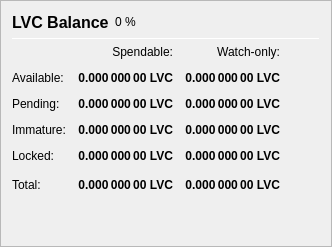
                   <widget class="QFrame" name="frame_Balances">
                    <property name="frameShape">
                     <enum>QFrame::StyledPanel</enum>
                    </property>
                    <property name="frameShadow">
                     <enum>QFrame::Raised</enum>
                    </property>
                    <layout class="QVBoxLayout" name="verticalLayout_4">
                     <item>
                      <layout class="QHBoxLayout" name="horizontalLayout_4">
                       <item>
                        <widget class="QLabel" name="label_5">
                         <property name="minimumSize">
                          <size>
                           <width>0</width>
                           <height>20</height>
                          </size>
                         </property>
                         <property name="font">
                          <font>
                           <pointsize>12</pointsize>
                           <weight>75</weight>
                           <bold>true</bold>
                          </font>
                         </property>
                         <property name="text">
                          <string>LVC Balance</string>
                         </property>
                        </widget>
                       </item>
                       <item>
                        <widget class="QLabel" name="labelLVCPercent">
                         <property name="text">
                          <string notr="true">0 %</string>
                         </property>
                        </widget>
                       </item>
                       <item>
                        <spacer name="horizontalSpacer_3">
                         <property name="orientation">
                          <enum>Qt::Horizontal</enum>
                         </property>
                         <property name="sizeHint" stdset="0">
                          <size>
                           <width>40</width>
                           <height>20</height>
                          </size>
                         </property>
                        </spacer>
                       </item>
                      </layout>
                     </item>
                     <item>
                      <widget class="Line" name="line_Balance">
                       <property name="minimumSize">
                        <size>
                         <width>0</width>
                         <height>1</height>
                        </size>
                       </property>
                       <property name="maximumSize">
                        <size>
                         <width>16777215</width>
                         <height>1</height>
                        </size>
                       </property>
                       <property name="orientation">
                        <enum>Qt::Horizontal</enum>
                       </property>
                      </widget>
                     </item>
                     <item>
                      <layout class="QGridLayout" name="gridLayout">
                       <property name="spacing">
                        <number>12</number>
                       </property>
                       <item row="0" column="1">
                        <widget class="QLabel" name="labelSpendable">
                         <property name="text">
                          <string>Spendable:</string>
                         </property>
                         <property name="alignment">
                          <set>Qt::AlignRight|Qt::AlignTrailing|Qt::AlignVCenter</set>
                         </property>
                        </widget>
                       </item>
                       <item row="0" column="2">
                        <widget class="QLabel" name="labelWatchonly">
                         <property name="text">
                          <string>Watch-only:</string>
                         </property>
                         <property name="alignment">
                          <set>Qt::AlignRight|Qt::AlignTrailing|Qt::AlignVCenter</set>
                         </property>
                        </widget>
                       </item>
                       <item row="1" column="0">
                        <widget class="QLabel" name="labelBalanceText">
                         <property name="text">
                          <string>Available:</string>
                         </property>
                        </widget>
                       </item>
                       <item row="1" column="1">
                        <widget class="QLabel" name="labelBalance">
                         <property name="font">
                          <font>
                           <weight>75</weight>
                           <bold>true</bold>
                          </font>
                         </property>
                         <property name="cursor">
                          <cursorShape>IBeamCursor</cursorShape>
                         </property>
                         <property name="toolTip">
                          <string>Your current spendable balance</string>
                         </property>
                         <property name="text">
                          <string notr="true">0.000 000 00 LVC</string>
                         </property>
                         <property name="alignment">
                          <set>Qt::AlignRight|Qt::AlignTrailing|Qt::AlignVCenter</set>
                         </property>
                         <property name="textInteractionFlags">
                          <set>Qt::LinksAccessibleByMouse|Qt::TextSelectableByKeyboard|Qt::TextSelectableByMouse</set>
                         </property>
                        </widget>
                       </item>
                       <item row="1" column="2">
                        <widget class="QLabel" name="labelWatchAvailable">
                         <property name="font">
                          <font>
                           <weight>75</weight>
                           <bold>true</bold>
                          </font>
                         </property>
                         <property name="cursor">
                          <cursorShape>IBeamCursor</cursorShape>
                         </property>
                         <property name="toolTip">
                          <string>Your current balance in watch-only addresses</string>
                         </property>
                         <property name="text">
                          <string notr="true">0.000 000 00 LVC</string>
                         </property>
                         <property name="alignment">
                          <set>Qt::AlignRight|Qt::AlignTrailing|Qt::AlignVCenter</set>
                         </property>
                         <property name="textInteractionFlags">
                          <set>Qt::LinksAccessibleByMouse|Qt::TextSelectableByKeyboard|Qt::TextSelectableByMouse</set>
                         </property>
                        </widget>
                       </item>
                       <item row="2" column="0">
                        <widget class="QLabel" name="labelPendingText">
                         <property name="text">
                          <string>Pending:</string>
                         </property>
                        </widget>
                       </item>
                       <item row="2" column="1">
                        <widget class="QLabel" name="labelUnconfirmed">
                         <property name="font">
                          <font>
                           <weight>75</weight>
                           <bold>true</bold>
                          </font>
                         </property>
                         <property name="cursor">
                          <cursorShape>IBeamCursor</cursorShape>
                         </property>
                         <property name="toolTip">
                          <string>Total of transactions that have yet to be confirmed, and do not yet count toward the spendable balance</string>
                         </property>
                         <property name="text">
                          <string notr="true">0.000 000 00 LVC</string>
                         </property>
                         <property name="alignment">
                          <set>Qt::AlignRight|Qt::AlignTrailing|Qt::AlignVCenter</set>
                         </property>
                         <property name="textInteractionFlags">
                          <set>Qt::LinksAccessibleByMouse|Qt::TextSelectableByKeyboard|Qt::TextSelectableByMouse</set>
                         </property>
                        </widget>
                       </item>
                       <item row="2" column="2">
                        <widget class="QLabel" name="labelWatchPending">
                         <property name="font">
                          <font>
                           <weight>75</weight>
                           <bold>true</bold>
                          </font>
                         </property>
                         <property name="cursor">
                          <cursorShape>IBeamCursor</cursorShape>
                         </property>
                         <property name="toolTip">
                          <string>Unconfirmed transactions to watch-only addresses</string>
                         </property>
                         <property name="text">
                          <string notr="true">0.000 000 00 LVC</string>
                         </property>
                         <property name="alignment">
                          <set>Qt::AlignRight|Qt::AlignTrailing|Qt::AlignVCenter</set>
                         </property>
                         <property name="textInteractionFlags">
                          <set>Qt::LinksAccessibleByMouse|Qt::TextSelectableByKeyboard|Qt::TextSelectableByMouse</set>
                         </property>
                        </widget>
                       </item>
                       <item row="3" column="0">
                        <widget class="QLabel" name="labelImmatureText">
                         <property name="text">
                          <string>Immature:</string>
                         </property>
                        </widget>
                       </item>
                       <item row="3" column="1">
                        <widget class="QLabel" name="labelImmature">
                         <property name="font">
                          <font>
                           <weight>75</weight>
                           <bold>true</bold>
                          </font>
                         </property>
                         <property name="cursor">
                          <cursorShape>IBeamCursor</cursorShape>
                         </property>
                         <property name="toolTip">
                          <string>Staked or masternode rewards that has not yet matured</string>
                         </property>
                         <property name="text">
                          <string notr="true">0.000 000 00 LVC</string>
                         </property>
                         <property name="alignment">
                          <set>Qt::AlignRight|Qt::AlignTrailing|Qt::AlignVCenter</set>
                         </property>
                         <property name="textInteractionFlags">
                          <set>Qt::LinksAccessibleByMouse|Qt::TextSelectableByKeyboard|Qt::TextSelectableByMouse</set>
                         </property>
                        </widget>
                       </item>
                       <item row="3" column="2">
                        <widget class="QLabel" name="labelWatchImmature">
                         <property name="font">
                          <font>
                           <weight>75</weight>
                           <bold>true</bold>
                          </font>
                         </property>
                         <property name="cursor">
                          <cursorShape>IBeamCursor</cursorShape>
                         </property>
                         <property name="toolTip">
                          <string>Staked or masternode rewards in watch-only addresses that has not yet matured</string>
                         </property>
                         <property name="text">
                          <string notr="true">0.000 000 00 LVC</string>
                         </property>
                         <property name="alignment">
                          <set>Qt::AlignRight|Qt::AlignTrailing|Qt::AlignVCenter</set>
                         </property>
                         <property name="textInteractionFlags">
                          <set>Qt::LinksAccessibleByMouse|Qt::TextSelectableByKeyboard|Qt::TextSelectableByMouse</set>
                         </property>
                        </widget>
                       </item>
                       <item row="4" column="0">
                        <widget class="QLabel" name="labelLockedBalanceText">
                         <property name="toolTip">
                          <string>Locked LVC or Masternode collaterals. These are excluded from zLVC minting.</string>
                         </property>
                         <property name="text">
                          <string>Locked:</string>
                         </property>
                        </widget>
                       </item>
                       <item row="4" column="1">
                        <widget class="QLabel" name="labelLockedBalance">
                         <property name="font">
                          <font>
                           <weight>75</weight>
                           <bold>true</bold>
                          </font>
                         </property>
                         <property name="cursor">
                          <cursorShape>IBeamCursor</cursorShape>
                         </property>
                         <property name="toolTip">
                          <string>Locked LVC or Masternode collaterals. These are excluded from zLVC minting.</string>
                         </property>
                         <property name="text">
                          <string notr="true">0.000 000 00 LVC</string>
                         </property>
                         <property name="alignment">
                          <set>Qt::AlignRight|Qt::AlignTrailing|Qt::AlignVCenter</set>
                         </property>
                         <property name="textInteractionFlags">
                          <set>Qt::LinksAccessibleByMouse|Qt::TextSelectableByKeyboard|Qt::TextSelectableByMouse</set>
                         </property>
                        </widget>
                       </item>
                       <item row="4" column="2">
                        <widget class="QLabel" name="labelWatchLocked">
                         <property name="font">
                          <font>
                           <weight>75</weight>
                           <bold>true</bold>
                          </font>
                         </property>
                         <property name="cursor">
                          <cursorShape>IBeamCursor</cursorShape>
                         </property>
                         <property name="toolTip">
                          <string>Current locked balance in watch-only addresses</string>
                         </property>
                         <property name="text">
                          <string notr="true">0.000 000 00 LVC</string>
                         </property>
                         <property name="alignment">
                          <set>Qt::AlignRight|Qt::AlignTrailing|Qt::AlignVCenter</set>
                         </property>
                         <property name="textInteractionFlags">
                          <set>Qt::LinksAccessibleByMouse|Qt::TextSelectableByKeyboard|Qt::TextSelectableByMouse</set>
                         </property>
                        </widget>
                       </item>
                       <item row="5" column="0">
                        <widget class="QLabel" name="labelTotalText">
                         <property name="toolTip">
                          <string>Your current Levantcoin balance, unconfirmed and immature transactions included</string>
                         </property>
                         <property name="text">
                          <string>Total:</string>
                         </property>
                        </widget>
                       </item>
                       <item row="5" column="1">
                        <widget class="QLabel" name="labelTotal">
                         <property name="font">
                          <font>
                           <weight>75</weight>
                           <bold>true</bold>
                          </font>
                         </property>
                         <property name="cursor">
                          <cursorShape>IBeamCursor</cursorShape>
                         </property>
                         <property name="toolTip">
                          <string>Your current Levantcoin balance, unconfirmed and immature transactions included</string>
                         </property>
                         <property name="text">
                          <string notr="true">0.000 000 00 LVC</string>
                         </property>
                         <property name="alignment">
                          <set>Qt::AlignRight|Qt::AlignTrailing|Qt::AlignVCenter</set>
                         </property>
                         <property name="textInteractionFlags">
                          <set>Qt::LinksAccessibleByMouse|Qt::TextSelectableByKeyboard|Qt::TextSelectableByMouse</set>
                         </property>
                        </widget>
                       </item>
                       <item row="5" column="2">
                        <widget class="QLabel" name="labelWatchTotal">
                         <property name="font">
                          <font>
                           <weight>75</weight>
                           <bold>true</bold>
                          </font>
                         </property>
                         <property name="cursor">
                          <cursorShape>IBeamCursor</cursorShape>
                         </property>
                         <property name="toolTip">
                          <string>Current total balance in watch-only addresses</string>
                         </property>
                         <property name="text">
                          <string notr="true">0.000 000 00 LVC</string>
                         </property>
                         <property name="alignment">
                          <set>Qt::AlignRight|Qt::AlignTrailing|Qt::AlignVCenter</set>
                         </property>
                         <property name="textInteractionFlags">
                          <set>Qt::LinksAccessibleByMouse|Qt::TextSelectableByKeyboard|Qt::TextSelectableByMouse</set>
                         </property>
                        </widget>
                       </item>
                       <item row="5" column="3">
                        <spacer name="horizontalSpacer_9">
                         <property name="orientation">
                          <enum>Qt::Horizontal</enum>
                         </property>
                         <property name="sizeHint" stdset="0">
                          <size>
                           <width>40</width>
                           <height>20</height>
                          </size>
                         </property>
                        </spacer>
                       </item>
                      </layout>
                     </item>
                     <item>
                      <spacer name="verticalSpacer_3">
                       <property name="orientation">
                        <enum>Qt::Vertical</enum>
                       </property>
                       <property name="sizeHint" stdset="0">
                        <size>
                         <width>20</width>
                         <height>40</height>
                        </size>
                       </property>
                      </spacer>
                     </item>
                    </layout>
                   </widget>
